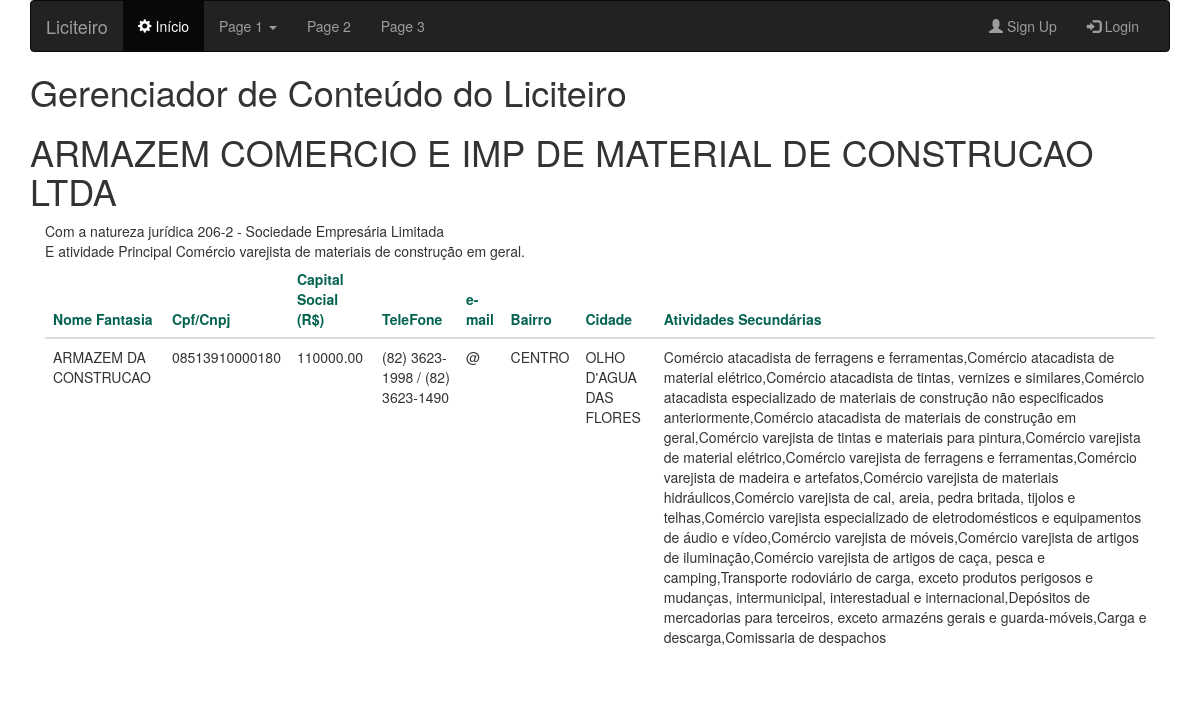
The app's page /item_orgao/1/ with its own data.
### app_orgao/models.py (models this page shows, shortened)
class Orgao(models.Model):
	cnpj= models.CharField(max_length=150)
	fantasia = models.CharField(max_length=300, blank = True, null = True)
	razao_social = models.CharField(max_length = 300, blank = True, null = True)
	atividade_principal = models.CharField(max_length=150, blank = True, null = True)
	atividades_secundarias = models.CharField(max_length=1500000, blank = True, null = True)
	capital_social = models.CharField(max_length=150, blank = True, null = True)
	data_situacao = models.CharField(max_length=150, blank = True, null = True)
	uf =  models.CharField(max_length=150, blank = True, null = True)
	natureza_juridica =  models.CharField(max_length=150, blank = True, null = True )
	abertura =  models.CharField(max_length=150, blank = True, null = True )
	situacao = models.CharField(max_length=150, blank = True, null = True )
	email = models.CharField(max_length=150, blank = True, null = True )
	telefone = models.CharField(max_length=150, blank = True, null = True )
	bairro = models.CharField(max_length=150, blank = True, null = True )
	cidade = models.CharField(max_length=150, blank = True, null = True )

### app_orgao/views.py (the view)
# urls.py: url(r'^item_orgao/(?P<nr_item>\d+)/$',item_orgao),
def item_orgao(request, nr_item):
  try:
    item = Orgao.objects.get(pk = nr_item)
  except:
    raise Http404('Sem Registro!')
  return render(request, "app_orgao/item_orgao.html", {'item': item})

### templates/app_orgao/item_orgao.html
{% extends "base.html" %}
{% block conteudo %}
	<h1>{{item.razao_social}} </h1>
	<div class="col-md-9 col-sm-9">
		<span> Com a natureza jurídica {{item.natureza_juridica}}</span><br >
        <span> E atividade Principal {{ item.atividade_principal }}.
	</div>
	<div class="col-md-9 col-sm-9" style="width: 100%;">
		<div class="table-responsive">
			<table class="table">
		    <thead>
		      <tr style="color: #046350;">
		      	 <th>Nome Fantasia</th>
		         <th>Cpf/Cnpj</th>
		         <th>Capital Social (R$)</th>
		         <th>TeleFone</th>
		         <th>e-mail</th>
		         <th>Bairro</th>
		         <th>Cidade</th>
		         <th>Atividades Secundárias </th>
		       </tr>
		      </thead>
		        <tbody>
		       <tr>
                   <td>{{ item.fantasia|upper }}</td>
		        <td>{{ item.cnpj|upper }}</td>
		        <td>{{ item.capital_social|upper }}</td>
		        <td>{{ item.telefone|upper }}</td>
		        <td>{{ item.email }}</td>
		        <td>{{ item.bairro }}</td>
		        <td>{{ item.cidade }}</td>
		        <td>{{ item.atividades_secundarias }}</td>
		      </tr>
		    </tbody>
		  </table>
		</div>
	</div>
{% endblock %}

### records on screen
Orgao: razao_social "ARMAZEM COMERCIO E IMP DE MATERIAL DE CONSTRUCAO LTDA", natureza_juridica "206-2 - Sociedade Empresária Limitada", atividade_principal "Comércio varejista de materiais de construção em geral", fantasia "ARMAZEM DA CONSTRUCAO", cnpj "08513910000180", capital_social "110000.00", telefone "(82) 3623-1998 / (82) 3623-1490", email "@", bairro "CENTRO", cidade "OLHO D'AGUA DAS FLORES", atividades_secundarias "Comércio atacadista de ferragens e ferramentas,Comércio atacadista de material elétrico,Comércio atacadista de tintas, vernizes e similares,Comércio atacadista especializado de materiais de construção não especificados anteriormente,Comércio atacadista de materiais de construção em geral,Comércio varejista de tintas e materiais para pintura,Comércio varejista de material elétrico,Comércio varejista de ferragens e ferramentas,Comércio varejista de madeira e artefatos,Comércio varejista de materiais hidráulicos,Comércio varejista de cal, areia, pedra britada, tijolos e telhas,Comércio varejista especializado de eletrodomésticos e equipamentos de áudio e vídeo,Comércio varejista de…"
